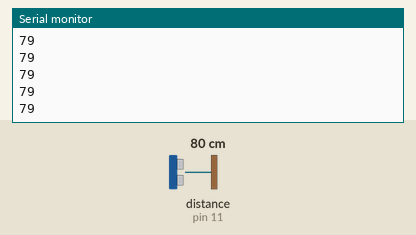
Simulated run of this sketch. Board: Arduino Uno, built with avr-gcc and run on an emulated ATmega328P. Shown: the last lines printed to the serial monitor. Wiring (inferred from the names in the program): ultrasonic range finder: trigger pin 10; echo pin 11. Inputs (shaded band) come from the test bench; at power-on: distance to the obstacle (sensor on pin 11) 80 cm. The echo pulse lasts 58.3 µs per cm.

Above: at 1.2 s.
1.3 s: distance to the obstacle (sensor on pin 11) set to 2 cm
At 1.34 s:
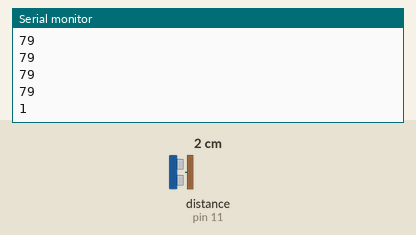
2.8 s: distance to the obstacle (sensor on pin 11) set to 4 cm
At 2.81 s:
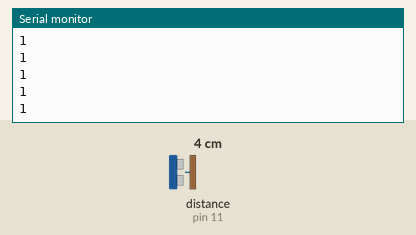
Timing chart, 0 to 5.8 s (numbered marks = the images above; inputs shaded):
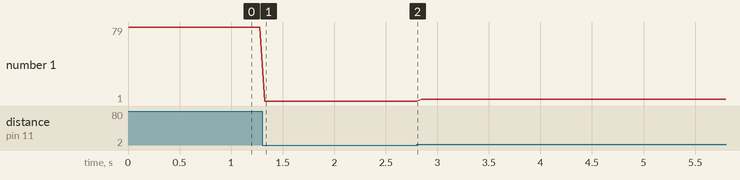

Measured:
- after the input at 1.3 s, the serial monitor: prints a new line at once (image 1)
- plotted number 1: 79 → 1 after the input at 1.3 s, 1 → 3 after the input at 2.8 s

The sketch:

ultrasonic_readings.ino
```cpp
#define ech 11
#define tri 10
//#define led 11

long duration;
long distance;

void setup() {
  // put your setup code here, to run once:
Serial.begin(9600);
pinMode(ech,INPUT);
pinMode(tri,OUTPUT);
//pinMode(led,OUTPUT);
}

void loop() {
  // put your main code here, to run repeatedly:
digitalWrite(tri,LOW);
delayMicroseconds(2);

digitalWrite(tri,HIGH);
delayMicroseconds(10);

digitalWrite(tri,LOW);

duration = pulseIn(ech,HIGH);
distance = duration/58.2;

Serial.println(distance);
delay(50);
/*if(distance<=10){
  digitalWrite(led,HIGH);
}
else{
  digitalWrite(led,LOW);
}*/
}
```
